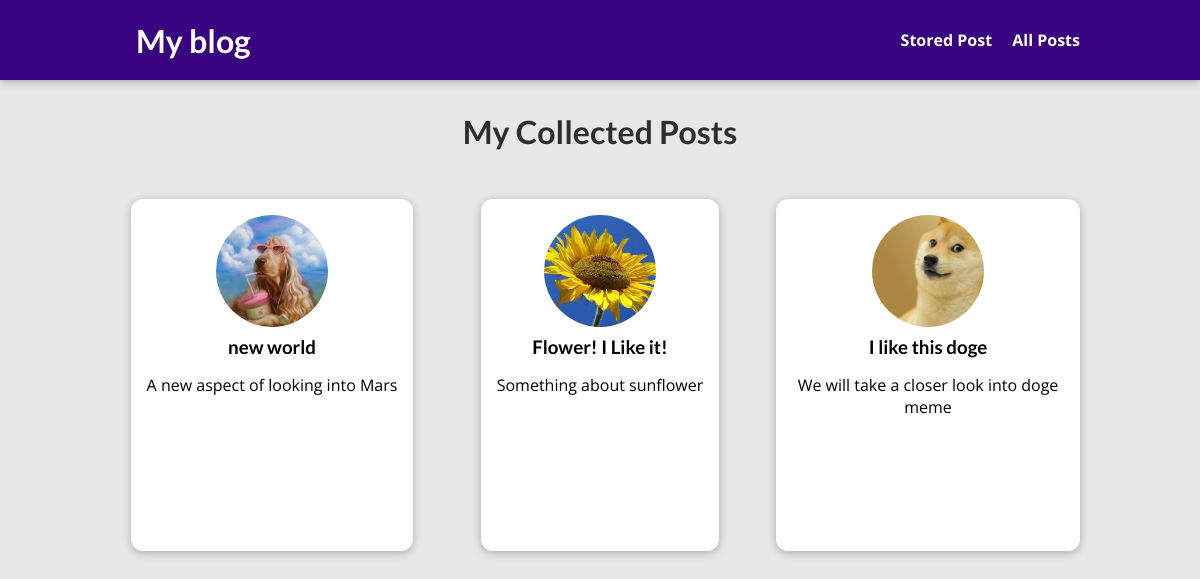
The page /posts on the database its author committed.
### blog/models.py (models this page shows, shortened)
class Post(models.Model):
    title = models.CharField(max_length=255)
    excerpt = models.CharField(max_length=255)
    image = models.ImageField(upload_to="posts", null=True)
    date = models.DateField(auto_now=True)
    slug = models.SlugField(unique=True, db_index=True, max_length=255)
    content = models.TextField(validators=[MinLengthValidator(5)])
    author = models.ForeignKey(
        Author, on_delete=models.SET_NULL, null=True, related_name="posts"
    )
    tags = models.ManyToManyField(Tag)

### blog/views.py (the view)
# urls.py: path("posts", views.AllPostView.as_view(), name="posts-page"),
class AllPostView(ListView):
    template_name = "blog/all-posts.html"
    model = Post
    ordering = ["-date"]
    context_object_name = "all_posts"
    def get_queryset(self):
        return super().get_queryset()

### blog/templates/blog/all-posts.html (shortened to what this page needs)
{% extends "base.html" %}
{% load static %}
{% block css_files %}
    <link rel="stylesheet" href="{% static 'blog/post.css' %}" />
    <link rel="stylesheet" href="{% static 'blog/all-posts.css' %}" />
{% endblock %}
{% block content %}
<section id="all-posts">
  <h2>My Collected Posts</h2>
  <ul>
    {% for post in all_posts %}
      {% include 'blog/includes/post.html' %}
    {% endfor %}
  </ul>
</section>
{% endblock %}

### blog/templates/blog/includes/post.html
<li>
    <article class="post">
        <a href="{% url 'post-detail-page' post.slug %}">
            <img src="{{ post.image.url }}" alt="{{ post.title }}" />
            <div class="post__content">
                <h3>{{ post.title }}</h3>
                <p>{{ post.excerpt }}</p>
            </div>
        </a>
    </article>
</li>

### static/app.css (style rules this page uses)
* { box-sizing: border-box; }
html { font-family: "Open Sans", "Lato", sans-serif; }
body { margin: 0; }
h1, h2, h3 { font-family: "Lato", sans-serif; font-weight: bold; }

### blog/static/blog/post.css (style rules this page uses)
.post { display: flex; flex-direction: column; align-items: center; text-align: center; }
.post a { text-decoration: none; color: black; transition: all 0.2s ease; padding: 1rem; }
.post img { width: 5rem; height: 5rem; object-fit: cover; border-radius: 50%; }
.post h3 { margin: 0.25rem 0; }

### blog/static/blog/all-posts.css (style rules this page uses)
body { background-color: #e7e7e7; }
#all-posts { margin: 7rem auto; width: 90%; max-width: 60rem; }
#all-posts h2 { text-align: center; font-size: 2rem; color: #2e2e2e; margin: 3rem 0; }
ul { list-style: none; margin: 0; padding: 0; display: grid; grid-template-columns: repeat(auto-fill, minmax(17rem, 1fr)); gap: 1.5rem; }
.post img { width: 7rem; height: 7rem; }
.post a { height: 22rem; transform-origin: center; box-shadow: 0 2px 8px rgba(0, 0, 0, 0.25); border-radius: 12px; background-color: white; }

### rows shown on the page
Post: image (picture), title "new world", excerpt "A new aspect of looking into Mars"
Post: image (picture), title "Flower! I Like it!", excerpt "Something about sunflower"
Post: image (picture), title "I like this doge", excerpt "We will take a closer look into doge meme"
